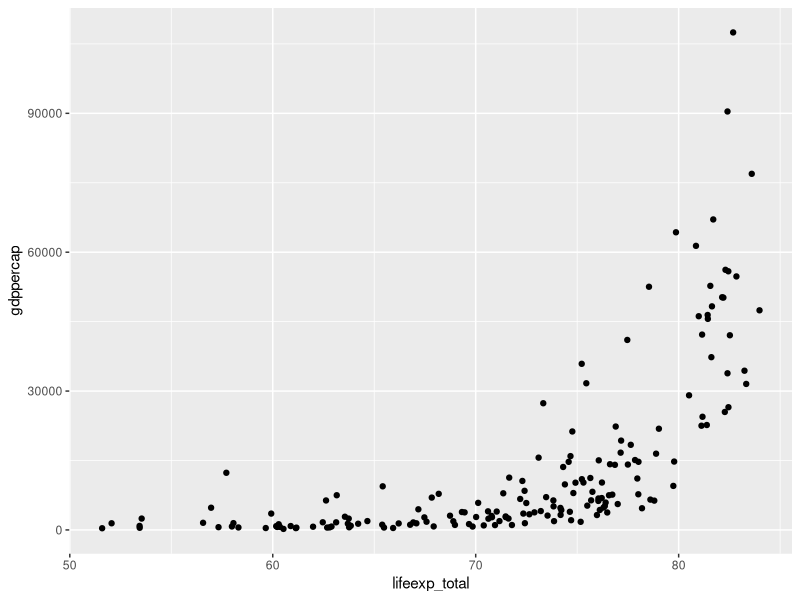
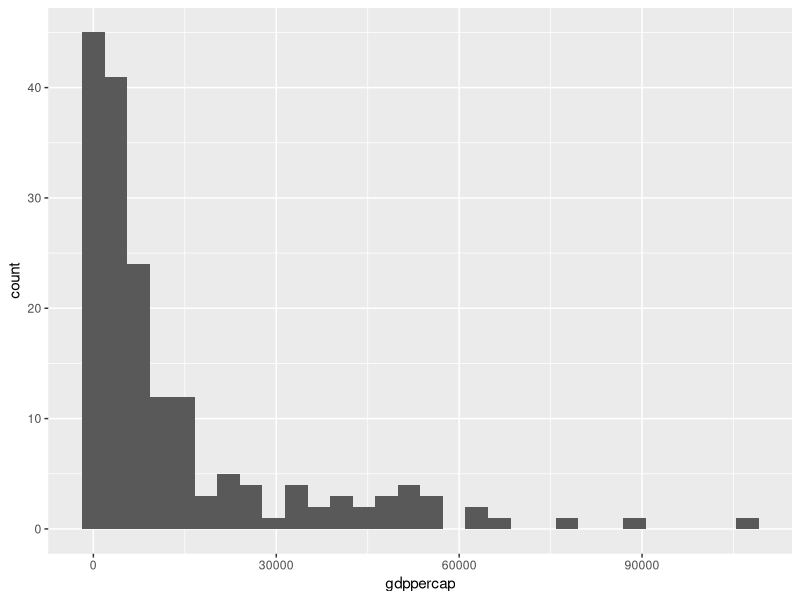

These charts were generated, in order, by the following R code: (Note: this script raises an error after producing the figures.)
library(data.table)
library(ggplot2)
library(magrittr)
library(readxl)
#Hosszas próbálkozás után sem sikerült a data.csv oszlopait character-ről numericre állítani, ezért az xls fájl importálásánál használt, R által generált kódot adtam meg a scriptben.
data <- read_excel("data.xls", 
                      col_types = c("numeric", "text", "text", 
                                    "text", "numeric", "numeric", "numeric", 
                                    "numeric", "numeric", "numeric", 
                                    "numeric"))
summary(data)

data$`Time Code`=NULL
data$`Country Code`=NULL

summary(data)

data=na.omit(data)

summary(data)

ggplot(data, aes(lifeexp_total, gdppercap)) + geom_point()
ggplot(data, aes(gdppercap))+geom_histogram()

summary(data$gdppercap)

remove_high_gdp = function(data){
  data[ gdppercap >= 90000, gdppercap := NA]
}

remove_high_gdp(data)

ggplot(data, aes(lifeexp_total, current_health_exp)) + geom_point()
ggplot(data, aes(lifeexp_female, current_health_exp)) + geom_point()
ggplot(data, aes(lifeexp_male, current_health_exp)) + geom_point()
ggplot(data, aes(lifeexp_total))+geom_histogram()
summary(data$lifeexp_total)

ggplot(data, aes(lifeexp_total, urbanpop)) + geom_point()
